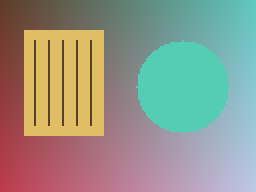
#> input picture images/sample.png, 128 x 96 px (shown 2 times larger)
$ python ImageCropping.py
#> lines starting #> are read from the running program, lines starting #| are printed output that depends on the picture; after the words box and inside, x2 and y2 are one past the last pixel; in counts of white or black regions, pixels touching at a corner belong together
import cv2
import matplotlib.pyplot as plt
from pathlib import Path


# Change Img_path to use your own image.
Img_path = str(Path(__file__).resolve().parents[1] / 'images' / 'sample.png')
img = cv2.imread(Img_path)
#> img is the input picture: shape (96, 128, 3); mean B, G, R 136.8, 149.8, 148.3

if img is None:
    raise SystemExit("Image not found! Check Img_path.")

# Calculation
# Crop using percentages of the original dimensions.
h, w = img.shape[:2]
#> h = 96; w = 128
left = int(w * 10 / 100)
#> left = 12
top = int(h * 10 / 100)
#> top = 9
right = max(left + 1, int(w * 90 / 100))
#> right = 115
bottom = max(top + 1, int(h * 90 / 100))
#> bottom = 86
result = img[top:bottom, left:right].copy()
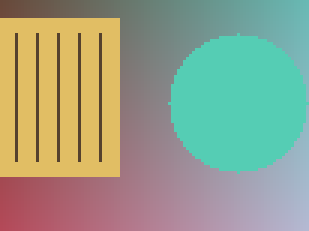
#> result: shape (77, 103, 3) (shown 3 times larger); mean B, G, R 137.1, 160.5, 150.9

marked = img.copy()
cv2.rectangle(marked, (left, top), (right - 1, bottom - 1), (0, 0, 255), 1)
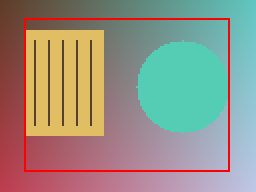
#> marked: shape (96, 128, 3) (shown 2 times larger); 2.9% of pixels changed, all inside (x1, y1, x2, y2) = (12, 9, 115, 86)

# Display the results needed for this experiment.
plt.figure(figsize=(10, 4))

plt.subplot(1, 2, 1)
plt.imshow(cv2.cvtColor(marked, cv2.COLOR_BGR2RGB))
plt.title("Selected crop region")
plt.axis("off")

plt.subplot(1, 2, 2)
plt.imshow(cv2.cvtColor(result, cv2.COLOR_BGR2RGB))
plt.title("Cropped image")
plt.axis("off")

plt.tight_layout()
plt.show()
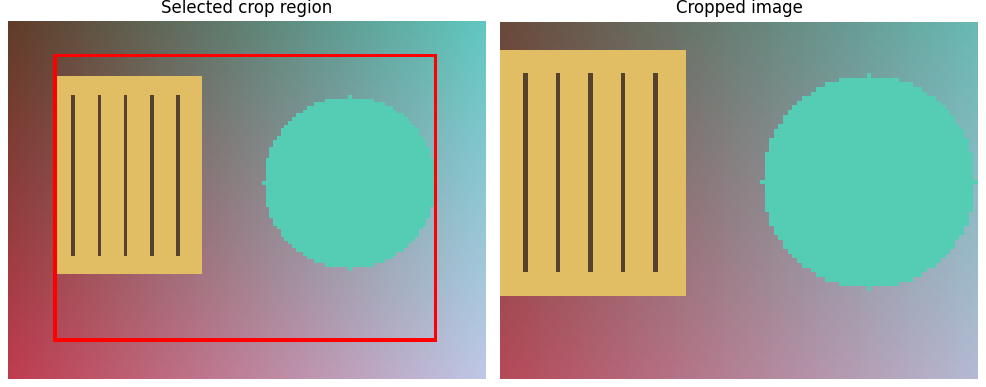
#> figure drawn by matplotlib, 2 panels
